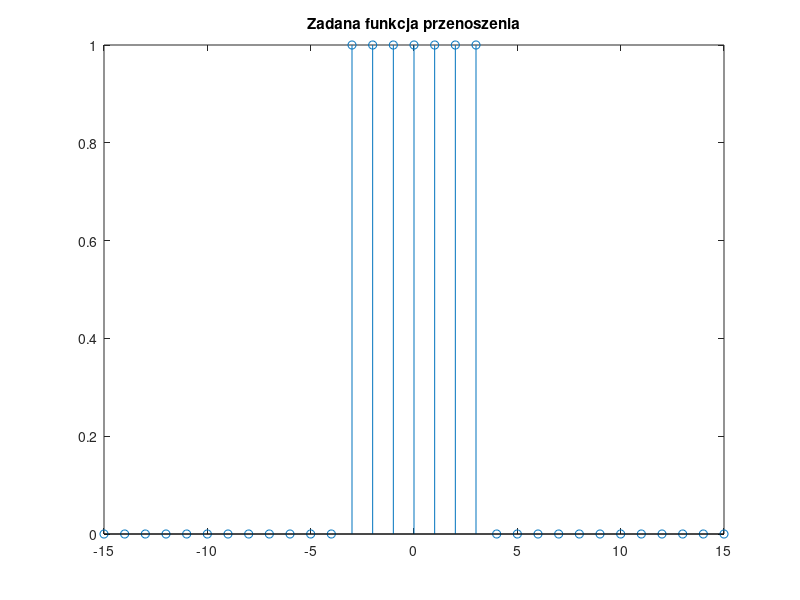
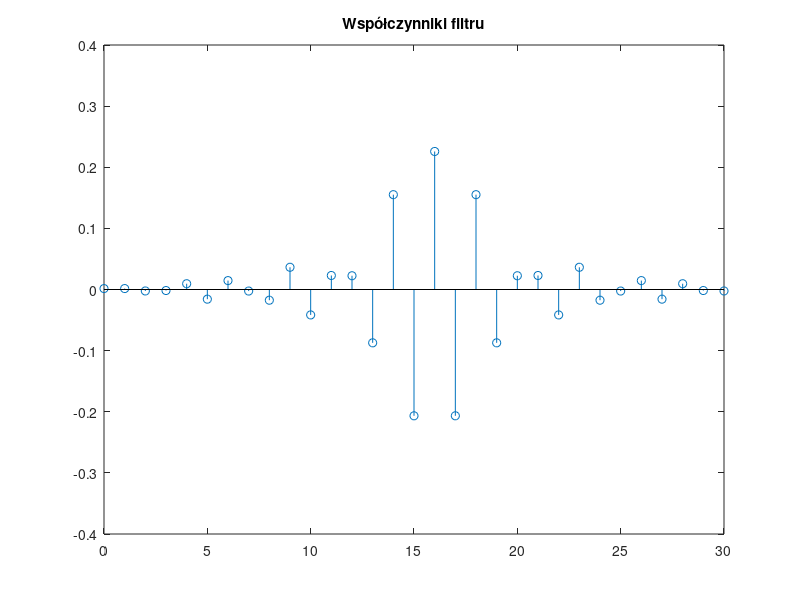
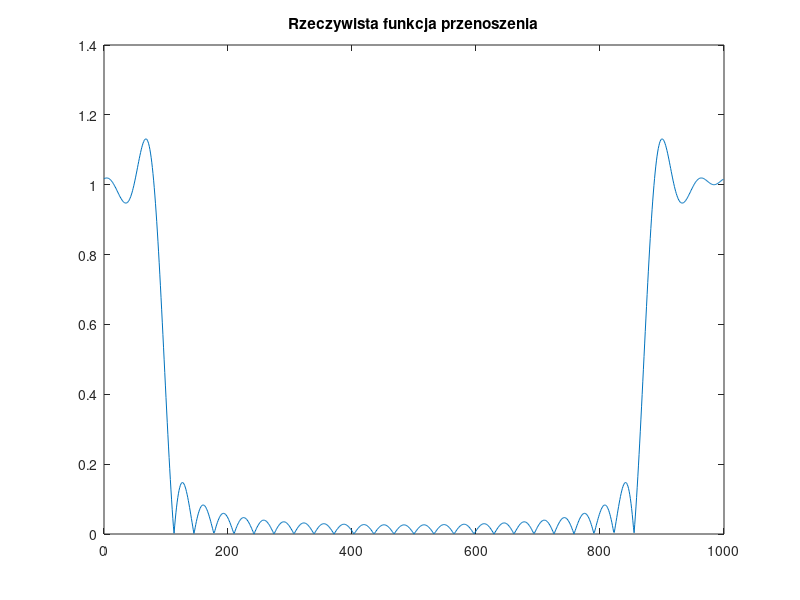

MATLAB code for these plots, in order:
%% Projektowanie filtrów FIR
clear; clc; close all;

%% Definicja filtru
N = 31;                  % Rząd filtru (liczba współczynników)
K = 7;                  % Ilość jedynek (szerokość impulsu prostokątnego)

% Tworzymy filtr - impuls szerokości K symetrycznie otoczony zerami
zerosBefore = floor( ( N-K ) / 2 );
zerosAfter = ceil( ( N-K ) / 2 );

requestedH = [ zeros( 1, zerosBefore ) ones( 1, K ) zeros( 1, zerosAfter ) ];
flipud(requestedH);
%% Wykres zadanej funkcji przenoszenia
% Indeksy funkcji przenoszenia - 0d -fs/2 do fs/2
indexesSym = [ -ceil( N/2 )+1 : floor( N/2 ) ];

   %figure( 1 ), subplot(5,1,1); 
figure, stem(indexesSym, requestedH);
stem( indexesSym, requestedH );
title( 'Zadana funkcja przenoszenia' );
xlim( [ -ceil( N/2 )+1  floor( N/2 ) ] );

% Przesuwamy funkcję przenoszenia w zakres ( 0 - fs )
% Wykład W9, strona 3, górny wykres (c)
   %shiftedH = ifftshift( requestedH );

   %indexes = [ 0: N-1 ];
   %subplot(5,1,2); 
   %stem( indexes, shiftedH );
   %title( 'Przesunięta funkcja przenoszenia' );
   %xlim( [ 0 N-1 ] );

%% Obliczenie współczynników filtru

% Obliczamy transformatę odwrotną DFT
   %timeResponse = ifft( shiftedH );

   %subplot(5,1,3); 
   %stem( indexesSym, timeResponse );
   %title( 'Współczynniki filtru' );
   %xlim( [ -ceil( N/2 )+1  floor( N/2 ) ] );

% Przesuwamy współczynniki (fftshift) tak, by
% otrzymać indeksy od 0 do N
   %FIRcoefs = fftshift( timeResponse );
   %window = blackman(N)';
%inversal czy cos
%FIRcoefs = FIRcoefs .* window;
%FIRcoefs = FIRcoefs.*(-1);
   %FIRcoefs(16) = 1 + FIRcoefs(16);
   %subplot(5,1,4); 
   %stem( indexes, FIRcoefs );
   %FIRcoefs(1:2:N) = FIRcoefs(1:2:N).*(-1)
   %title( 'Przesunięte współczynniki filtru' );
   %xlim( [ 0 N-1 ] );
%%%%%%%%%%%%%%%%%%%%%%%%%%%%%%%%%%%%%%
%% Obliczenie współczynników filtru

% Obliczanie transformaty odwrotnej DFT
timeResponse = ifftshift(ifft(requestedH));

indexes = 0 : N-1;

figure, stem(indexes, timeResponse);
title('Współczynniki filtru');
xlim([0, N-1]);
%%%%%%%%%%%%%%%%%%%%%%%%%%%%%%%%
%% Obliczenie i wykres rzeczywistej funkcji przenoszenia
% Obliczamy transformatę DFT wraz z zero padding = 1000
%realH = fft( FIRcoefs, 1000 );
realH = fftshift(fft(timeResponse, 1000));
spectrumIdx = 0:length( realH ) - 1;

   %subplot(5,1,5), plot( spectrumIdx, abs( realH ) ), title( 'Rzeczywista funkcja przenoszenia' );
figure, plot(spectrumIdx, abs(realH));
title('Rzeczywista funkcja przenoszenia');